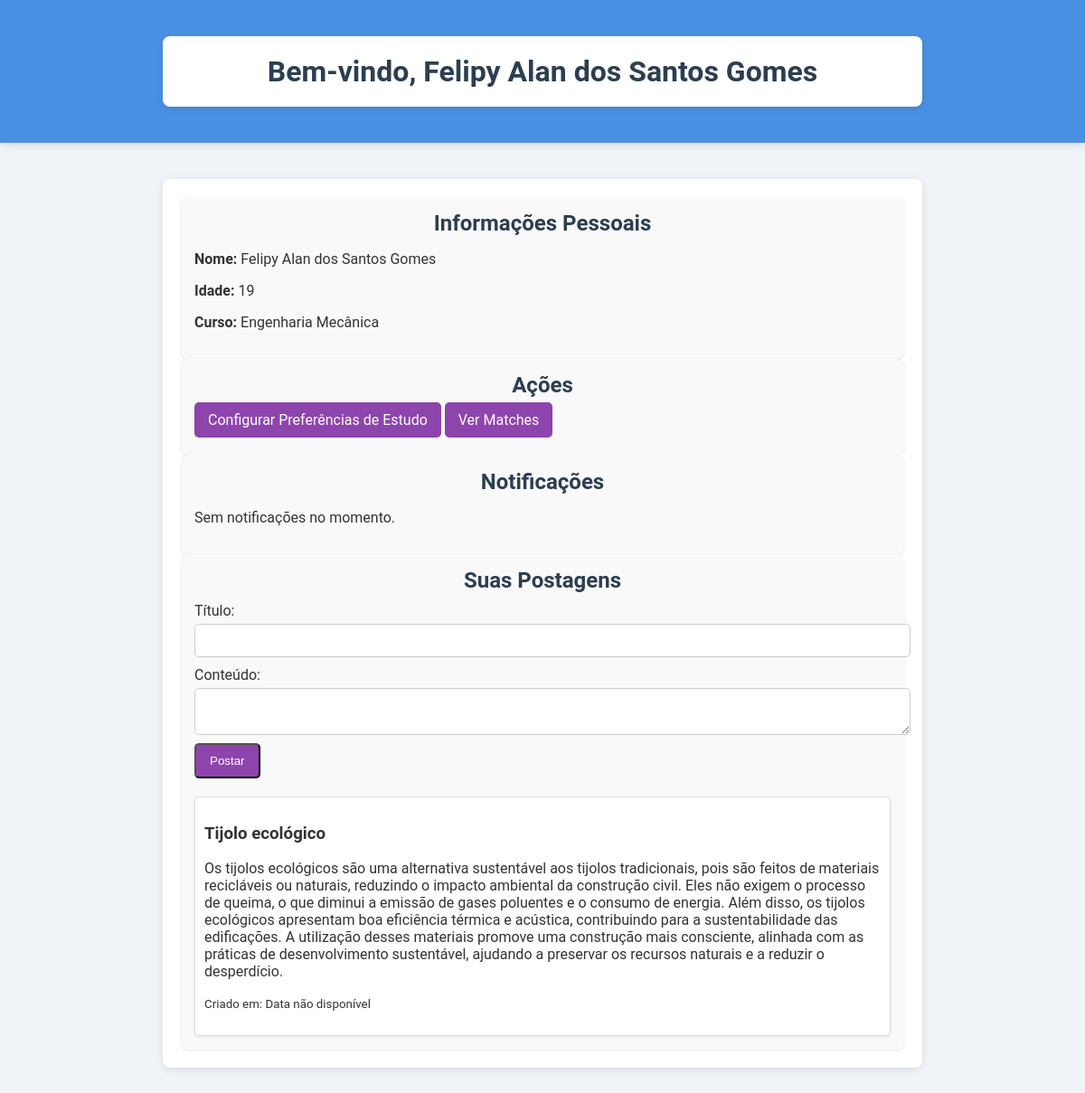
The page /perfil/1 on the database its author committed.
### app.py (models this page shows)
class Usuario(db.Model):
    id = db.Column(db.Integer, primary_key=True)
    nome = db.Column(db.String(100), nullable=False)
    idade = db.Column(db.Integer, nullable=False)
    curso = db.Column(db.String(100), nullable=False)
    senha = db.Column(db.String(100), nullable=False)
    postagens = db.relationship('Postagem', backref='autor', lazy=True)
    preferencias = db.relationship('PreferenciaEstudo', back_populates='usuario', cascade="all, delete-orphan")

class Postagem(db.Model):
    id = db.Column(db.Integer, primary_key=True)
    titulo = db.Column(db.String(200), nullable=False)
    conteudo = db.Column(db.Text, nullable=False)
    data_criacao = db.Column(db.DateTime, default=datetime.utcnow, nullable=False)
    usuario_id = db.Column(db.Integer, db.ForeignKey('usuario.id'), nullable=False)

### app.py (the view)
@app.route('/perfil/<int:usuario_id>')
def perfil(usuario_id):
    usuario = Usuario.query.get_or_404(usuario_id)
    return render_template('perfil.html', usuario=usuario)

### templates/perfil.html (shortened to what this page needs)
<!DOCTYPE html>
<html lang="pt-br">
<head>
    <link rel="stylesheet" href="{{ url_for('static', filename='styles.css') }}">
</head>
<body>
    <header class="header">
        <div class="container">
            <h1>Bem-vindo, {{ usuario.nome }}</h1>
        </div>
    </header>
    <main class="main-content">
        <div class="container">
            <section class="informacoes-pessoais">
                <h2>Informações Pessoais</h2>
                <p><strong>Nome:</strong> {{ usuario.nome }}</p>
                <p><strong>Idade:</strong> {{ usuario.idade }}</p>
                <p><strong>Curso:</strong> {{ usuario.curso }}</p>
            </section>
            <section class="acoes">
                <h2>Ações</h2>
                <a href="{{ url_for('preferencias') }}" class="botao">Configurar Preferências de Estudo</a>
                <a href="{{ url_for('matches') }}" class="botao">Ver Matches</a>
            </section>
            <section class="notificacoes">
                <h2>Notificações</h2>
                {% if usuario.notificacoes %}
                    {% for notificacao in usuario.notificacoes %}
                        <div class="notificacao">
                            <p>{{ notificacao.mensagem }}</p>
                            <p>
                                {% if notificacao.data_criacao %}
                                    {{ notificacao.data_criacao.strftime('%d/%m/%Y %H:%M') }}
                                {% else %}
                                    Data não disponível
                                {% endif %}
                            </p>
                            <form action="{{ url_for('marcar_notificacao_lida', notificacao_id=notificacao.id) }}" method="POST">
                                <button type="submit" class="botao">Marcar como lida</button>
                            </form>
                        </div>
                    {% endfor %}
                {% else %}
                    <p>Sem notificações no momento.</p>
                {% endif %}
            </section>
            <section class="postagens">
                <h2>Suas Postagens</h2>
                <form action="{{ url_for('postar') }}" method="POST" class="form-postagem">
                    <label for="titulo">Título:</label>
                    <input type="text" id="titulo" name="titulo" required>
                    <label for="conteudo">Conteúdo:</label>
                    <textarea id="conteudo" name="conteudo" required></textarea>
                    <button type="submit" class="botao">Postar</button>
                </form>
                {% if usuario.postagens %}
                    {% for postagem in usuario.postagens %}
                        <div class="postagem">
                            <h3>{{ postagem.titulo }}</h3>
                            <p>{{ postagem.conteudo }}</p>
                            <p><small>Criado em: {{ postagem.data_criacao.strftime('%d/%m/%Y %H:%M') if postagem.data_criacao else "Data não disponível" }}</small></p>
                        </div>
                    {% endfor %}
                {% else %}
                    <p>Você ainda não tem postagens.</p>
                {% endif %}
            </section>
        </div>
    </main>
</body>
</html>

### static/styles.css (style rules this page uses)
body { font-family: 'Roboto', sans-serif; background-color: #F0F4F8; margin: 0; padding: 0; color: #333; }
header { background-color: #4A90E2; color: #ffffff; padding: 20px 0; box-shadow: 0 2px 10px rgba(0, 0, 0, 0.1); }
h1, h2 { text-align: center; color: #2C3E50; margin: 0; }
.container { width: 90%; max-width: 800px; margin: 20px auto; padding: 20px; background: #ffffff; border-radius: 8px; box-shadow: 0 2px 10px rgba(0, 0, 0, 0.1); }
.main-content { padding: 20px; display: flex; flex-direction: column; gap: 20px; }
.informacoes-pessoais, .acoes, .notificacoes, .postagens { background-color: #F9F9F9; padding: 15px; border-radius: 8px; box-shadow: 0 1px 3px rgba(0, 0, 0, 0.1); }
.botao { display: inline-block; padding: 10px 15px; margin: 5px 0; color: #ffffff; background-color: #8E44AD; text-decoration: none; border-radius: 5px; text-align: center; transition: background-color 0.3s, transform 0.2s; }
.form-postagem label { display: block; margin-top: 10px; }
.form-postagem input[type="text"], .form-postagem textarea { width: 100%; padding: 10px; margin-top: 5px; border: 1px solid #ccc; border-radius: 5px; transition: border-color 0.3s; }
.postagem { margin-top: 15px; padding: 10px; border: 1px solid #ddd; border-radius: 5px; background-color: #fff; box-shadow: 0 1px 3px rgba(0, 0, 0, 0.1); }

### rows shown on the page
Usuario: nome "Felipy Alan dos Santos Gomes", idade "19", curso "Engenharia Mecânica"
Postagem: titulo "Tijolo ecológico", conteudo "Os tijolos ecológicos são uma alternativa sustentável aos tijolos tradicionais, pois são feitos de materiais recicláveis ou naturais, reduzindo o impacto ambiental da construção civil. Eles não exigem o processo de queima, o que diminui a emissão de gases poluentes e o consumo de energia. Além disso, os tijolos ecológicos apresentam boa eficiência térmica e acústica, contribuindo para a sustentabilidade das edificações. A utilização desses materiais promove uma construção mais consciente, alinhada com as práticas de desenvolvimento sustentável, ajudando a preservar os recursos naturais e a reduzir o desperdício.", data_criacao "Data não disponível"
